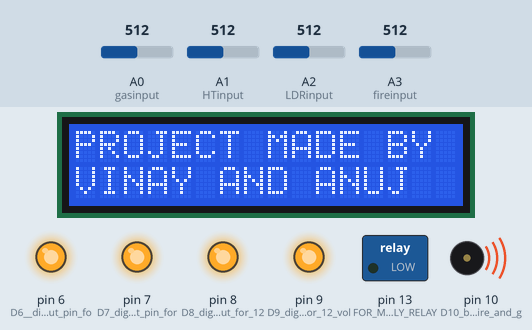
Simulated run of this sketch. Board: Arduino Uno, built with avr-gcc and run on an emulated ATmega328P. Parts: 16×2 character LCD, switched loads named in the sketch (green lamp = pin HIGH), output pins drawn as LEDs (lit = HIGH), buzzer (waves = sounding, pin HIGH). Inputs (shaded band) come from the test bench; at power-on: A0 (gasinput) = 512, A1 (HTinput) = 512, A3 (fireinput) = 512, A2 (LDRinput) = 512. What the sketch prints to the serial monitor is not drawn.

Above: at 2.1 s.
At 6.5 s:
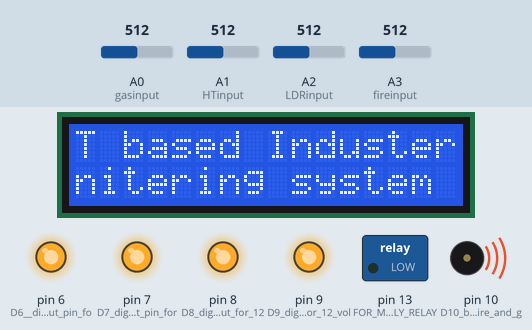
6.6 s: A0 (gasinput) set to 286
11.9 s: A0 (gasinput) set to 260
At 12.5 s:
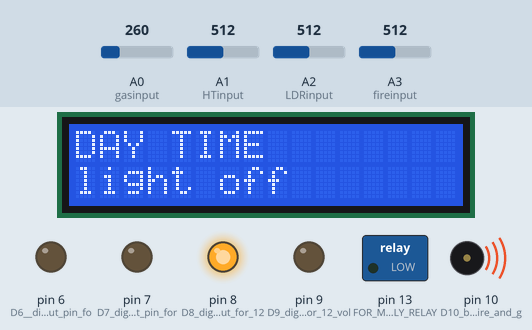
17.2 s: A1 (HTinput) set to 308
19.5 s: A1 (HTinput) set to 288
At 20.4 s:
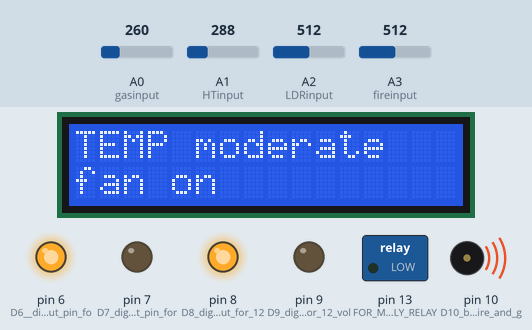
24.1 s: A3 (fireinput) set to 208
29.4 s: A3 (fireinput) set to 185
At 30.1 s:
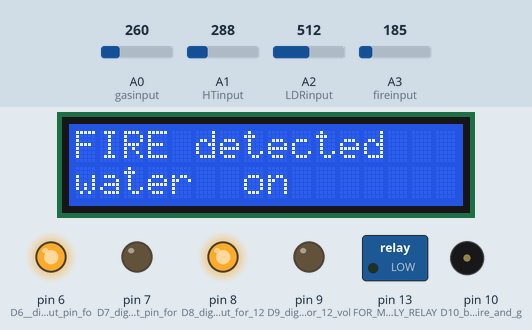
Timing chart, 0 to 34.5 s (numbered marks = the images above; inputs shaded):
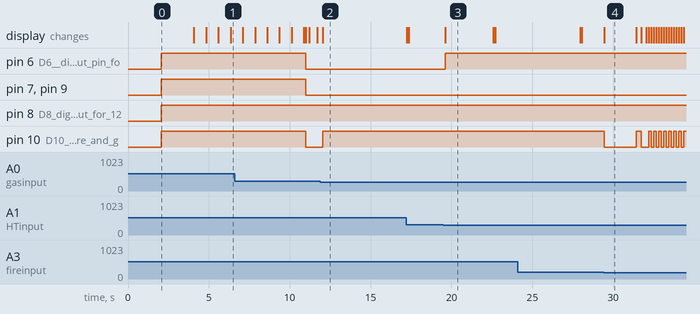

The sketch:

Arduino_uno_code_for_industrial_monitoring_system.ino
```cpp
#include <LiquidCrystal.h>
#define gasinput A0
#define HTinput A1
#define LDRinput A2
#define fireinput A3
bool a;
int b ;
int c;
int trm ;
const int rs = 12, en = 11, d4 = 5, d5 = 4, d6 = 3, d7 = 2;  // all this pin we are using for lcd arduino
LiquidCrystal lcd(rs, en, d4, d5, d6, d7);

void setup()
{
  lcd.begin(16, 2);     // set up the LCD's number of columns and rows
  pinMode(A0,INPUT);    // A0 pin as gas sensor analog input  (MQ-5)
  pinMode(A1,INPUT);    // A1 pin as temp. sensor analog input (thermister)
  pinMode(A2,INPUT);    // A2 pin as ldr sensor analog input (LDR)
  pinMode(A3,INPUT);    // A3 pin as fire sensor  digital input (flame sensor)
  pinMode(6 ,OUTPUT);   // D6  digital output pin for fan
  pinMode(7 ,OUTPUT);   // D7 digital output pin for 12 volt exhaust fan
  pinMode(8 ,OUTPUT);   // D8 digital output for 12 volt night light
  pinMode(9 , OUTPUT);  // D9 digital pin for 12 volt water valve
  pinMode(10,OUTPUT);   // D10 buzzer for fire and gas output
  pinMode(13,OUTPUT);   // FOR MAIN SUPPLY RELAY
  b = 0 ;               // int b for time because we are not using delay know
  a = 0;               //  bool a for first 8 seconds for displaying name of the project and created by
  c = 0 ;                    // if fire took time then 13 relay pin to switch of the whole project
  trm = 0;
  Serial.begin(9600);
  digitalWrite(A5,HIGH);
}


void ldrtemp ()
            {

             int ldr = analogRead(LDRinput);
             int  temp = analogRead(HTinput);
                      if (ldr<=100)
                      {
                       digitalWrite(8,LOW);
                      }
                      else
                      {
                       digitalWrite(8,HIGH);
                      }

                       if (temp<200)
                      {
                        digitalWrite(6,HIGH);
                        digitalWrite(7,HIGH);
                      }
                      else if (temp<=300)
                      {
                        digitalWrite(6,HIGH);
                        digitalWrite(7,LOW);
                      }
                      else
                      {
                        digitalWrite(6,LOW);
                        digitalWrite(7,LOW);
                      }

                      return ;

                  }


void loop()
{
 digitalWrite(A5,HIGH);
 int gas = analogRead(gasinput);
 int ldr = analogRead(LDRinput);
 int fire = analogRead(fireinput);
 int temp = analogRead(HTinput);
 c = 0;

 lcd.clear();

 if ( a== 0)
   {
    lcd.setCursor(0, 0);
    lcd.print("PROJECT MADE BY ");
    lcd.setCursor(0, 1);
    lcd.print("VINAY AND ANUJ");
    delay (2000);
    digitalWrite(6,HIGH);
    digitalWrite(7,HIGH);
    digitalWrite(8,HIGH);
    digitalWrite(10,HIGH);
    digitalWrite(9,HIGH);
    delay (2000);
    lcd.clear();
    for (int i = 0; i <= 8; i++)
    {
      lcd.setCursor(0, 0);
     lcd.print(" IOT based Industerial");
     lcd.setCursor(0, 1);
     lcd.print(" Monitering system");
     delay (750);
     lcd.scrollDisplayLeft();
    }
    a=!a;
   }

  else
   {
      // code for LDR sensor
      ldr = analogRead(LDRinput);
       //Serial.print("ldr");
       //Serial.println(ldr);
        if (ldr<=200)
        {
          if (b <50 && b>0)
          { lcd.setCursor(0,0);
            lcd.print("NIGHT TIME");
            lcd.setCursor(0,1);
            lcd.print("light on");

          }
          digitalWrite(8,LOW);
        }
        else
        {
          if (b <50  && b>0)
          {
           lcd.setCursor(0,0);
           lcd.print("DAY TIME");
           lcd.setCursor(0,1);
           lcd.print("light off");

          }
          digitalWrite(8,HIGH);

        }

        // code for temp sensor
      temp = analogRead(HTinput);
       // Serial.print("temp");
       // Serial.println(temp);

       //int cal = (temp - 0.5) * 100.0 ;
        if (temp<=200)
        {
          if (b <100 && b>50)
          {
            lcd.setCursor(0,0);
            lcd.print("TEMP low");
            lcd.setCursor(0,1);
            lcd.print("fan off ");


          }
         digitalWrite(6,HIGH);
         digitalWrite(7,HIGH);
        }

        else if (temp <=300)
        {
          if (b <100 && b>50)
          {
           lcd.setCursor(0,0);
           lcd.print("TEMP moderate");
           lcd.setCursor(0,1);
           lcd.print("fan on ");


          }
         digitalWrite(6,HIGH);
         digitalWrite(7,LOW);
        }

        else
       {
         if (b <100 && b>50)
          {
           lcd.setCursor(0,0);
           lcd.print("TEMP high");
           lcd.setCursor(0,1);
           lcd.print("exhaust fan on");

          }
         digitalWrite(6,LOW);
         digitalWrite(7,LOW);
        }

       // code for fire sensor
      fire = analogRead(fireinput);
       // Serial.print("fire");
       // Serial.println(fire);
        if (fire<200)
        {
          lcd.clear();
           while ( fire <200 )
           {
              lcd.setCursor(0,0);
              lcd.print("FIRE detected");
              lcd.setCursor(0,1);
              lcd.print("water  on");
              digitalWrite(9,LOW);
              digitalWrite(10,LOW);
              fire = analogRead(fireinput);
              delay(2000);
              while ( fire <200)
             {
              lcd.clear();
               lcd.setCursor(0,0);
               digitalWrite(10,HIGH);
               lcd.print("Fire Fire Fire");
               String sensorData = String(ldr) + "," + String(temp) + "," + String(gas) + "," + String(0000);
               Serial.println(sensorData);
               delay(300);
               lcd.setCursor(0,1);
               lcd.print("Alert  !!!!");
               digitalWrite(10,LOW);
               delay(300);
               ldrtemp();
                 c++ ;
                    if (c>=15)
                    {
                      digitalWrite(A5,LOW);
                    }

                fire = analogRead(fireinput);
                gas = analogRead(gasinput);
                if (gas>150)
               {
                 while ( fire<300 && gas>170)
                 {
                   lcd.clear();
                   lcd.setCursor(0,1);
                   lcd.print(" FIRE & GAS");
                   lcd.setCursor(0,0);
                   lcd.print("Alert !!!");
                   String sensorData = String(ldr) + "," + String(temp) + "," + String(1112) + "," + String(0000);
                   Serial.println(sensorData);
                   delay(150);
                   digitalWrite(10,HIGH);
                   fire = analogRead(fireinput);
                   gas = analogRead(gasinput);
                   lcd.clear();
                   delay(150);
                   digitalWrite(10,LOW);
                   ldrtemp();
                   c++ ;
                    if (c>=30)
                    {
                      digitalWrite(A5,LOW);
                    }

                  }
               }
             }            // for iot based system we need to serial write here
           }

        }

        else
        {  if (b <150 && b>100)
          {
           lcd.setCursor(0,0);
           lcd.print("NO FIRE detected");
           lcd.setCursor(0,1);
           lcd.print("water off");

          }
         digitalWrite(9,LOW);
        }

       // program for gas sensor
       gas = analogRead(gasinput);
     //  Serial.print("gas sensor");
     //  Serial.println(gas);
        if (gas>270)
        {
          while (gas>270)
         {
           lcd.clear();
           lcd.setCursor(0,0);
           lcd.print("GAS leaking");
           lcd.setCursor(0,1);
           lcd.print("Alert  ! ! ");
           digitalWrite(10,LOW);
           String sensorData = String(ldr) + "," + String(temp) + "," + String(1111) + "," + String(fire);
           Serial.println(sensorData);
           delay(225);
           lcd.clear();
           lcd.setCursor(0,0);
           lcd.print("GAS leaking");
           delay(500);
           lcd.setCursor(0,1);
           lcd.print("Alert   ! !");
           digitalWrite(10,LOW);
           delay(225);
           ldrtemp();
           gas = analogRead(gasinput);
           fire = analogRead(fireinput);
           if (fire <300)
            {
              digitalWrite(9,LOW);
              while ( fire<300 && gas>170)
             {
               lcd.setCursor(0,0);
               lcd.print(" FIRE & GAS");
               lcd.setCursor(0,1);
               lcd.print("Alert !!!");
               digitalWrite(10,HIGH);
               digitalWrite(10,HIGH);
               String sensorData = String(ldr) + "," + String(temp) + "," + String(1111) + "," + String(0000);
               Serial.println(sensorData);
               delay(150);
               fire = analogRead(fireinput);
               gas = analogRead(gasinput);
               lcd.clear();
               digitalWrite(10,LOW);
               delay(150);
               ldrtemp();
                 c++ ;
                    if (c>=30)
                    {
                      digitalWrite(A5,LOW);
                    }
             }                // for iot based we need to write serial write for node mcu here aleart
            }
          }
        }
        else
        {
          if (b <= 200  && b>150)
          {
            lcd.setCursor(0,0);
            lcd.print("GAS");
            lcd.setCursor(0,1);
            lcd.print("not leaking");

          }
          digitalWrite(10,HIGH);
        }
        b++;
        if (b>200)
         {
           b = 0 ;
         }


  }
        String sensorData = String(ldr) + "," + String(temp) + "," + String(gas) + "," + String(fire);
        Serial.println(sensorData);
        delay (100);  // a litle delay so that it easily send the data


 }
```

Measured:
- the behaviour switches between 271 and 270 on A0 (gasinput) (found by bisection; images 1 and 2)
- the behaviour switches between 301 and 300 on A1 (HTinput) (found by bisection; images 2 and 3)
- the behaviour switches between 200 and 199 on A3 (fireinput) (found by bisection; images 3 and 4)
- after the input at 11.9 s, pin 10 (D10_buzzer_for_fire_and_g): LOW → HIGH after 0.14 s; the display: changes after 0.15 s (image 2)
- after the input at 19.5 s, pin 6 (D6__digital_output_pin_fo): LOW → HIGH after 0.10 s; the display: changes after 0.10 s (image 3)
- after the input at 29.4 s, pin 10 (D10_buzzer_for_fire_and_g): goes LOW 2.0 s, HIGH 0.30 s, LOW 0.46 s, 7 × (HIGH 0.15 s, LOW 0.16 s), then HIGH, starting at once; the display: changes at once (image 4)
- what the display in image 3 shows lasts 3.0 s, from 19.6 s to 22.6 s
